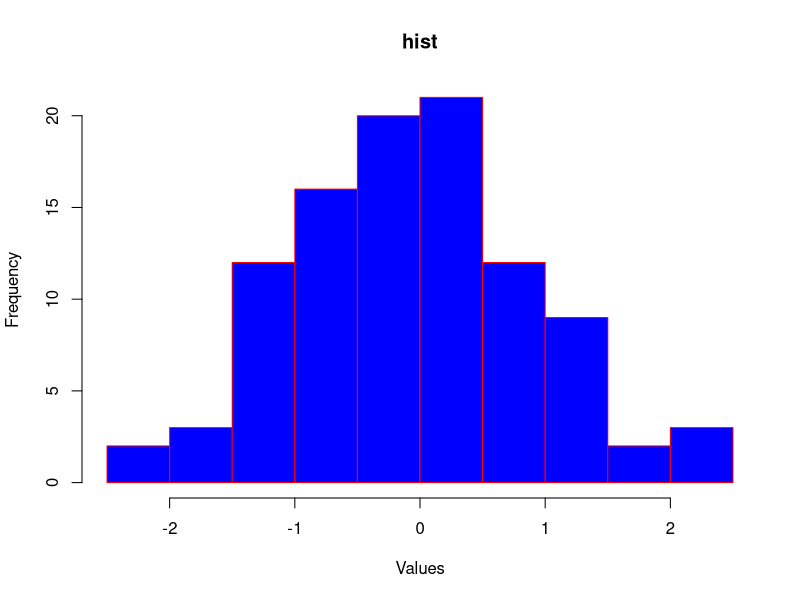
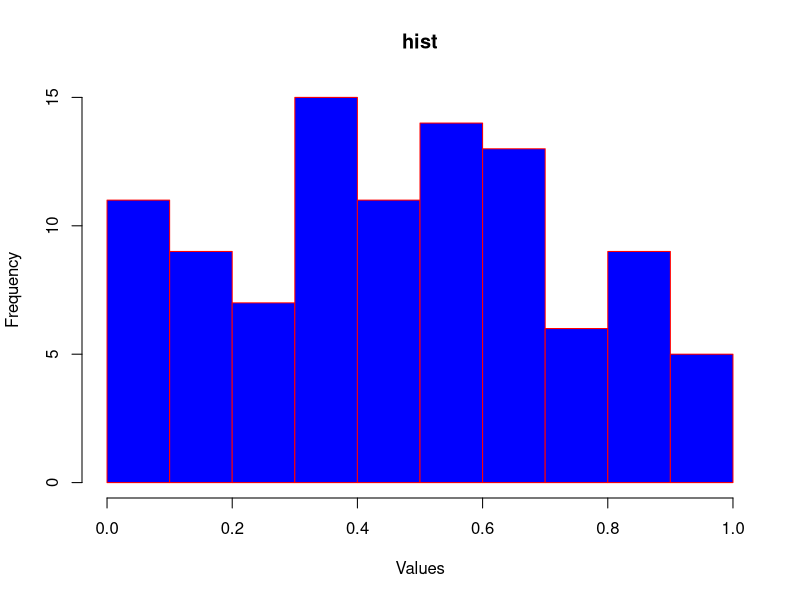
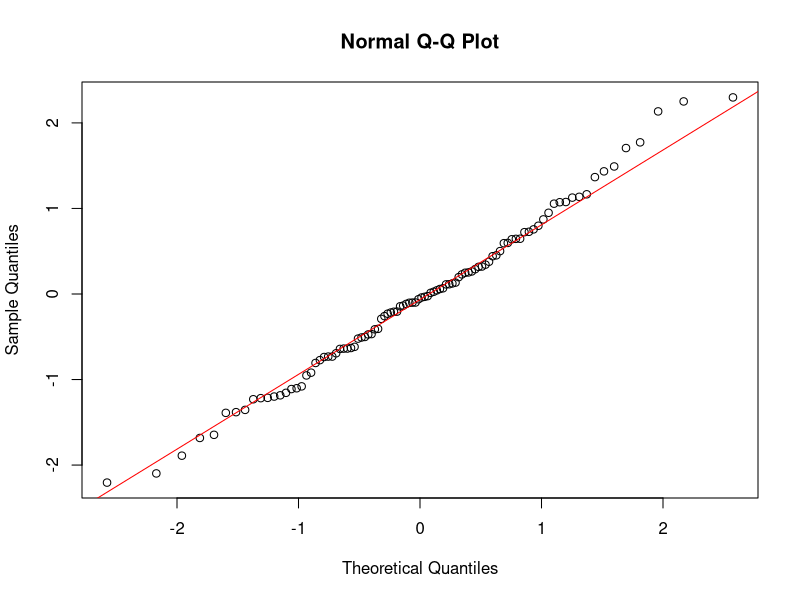

The R source for these figures, in order:
x <- rnorm(100)
y <- runif(100)

# method 1: check via histogram
hist(x, main = "hist", xlab = "Values", col = "blue", border = "red")
hist(y, main = "hist", xlab = "Values", col = "blue", border = "red")

# method 2: check qq-plot
qqnorm(x)
qqline(x, col = "red")

# method 3: Shapiro-Wilk test
# null hypothesis: the data is normally distributed
result <- shapiro.test(x)
result <- shapiro.test(y)

print(result)

# method 4: Kolmogorov-Smirnov test
ks_test_result <- ks.test(x, "pnorm", mean = 0, sd = 1)
ks_test_result$p.value
